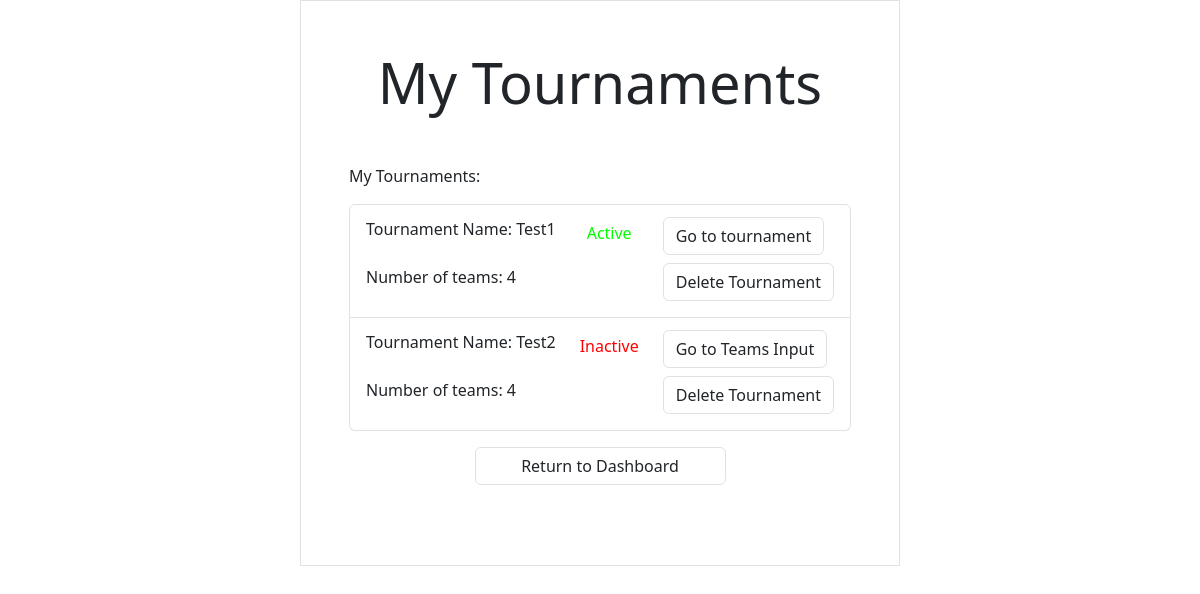
The page /myTournamentsPage (signed in) on the database as committed earlier.
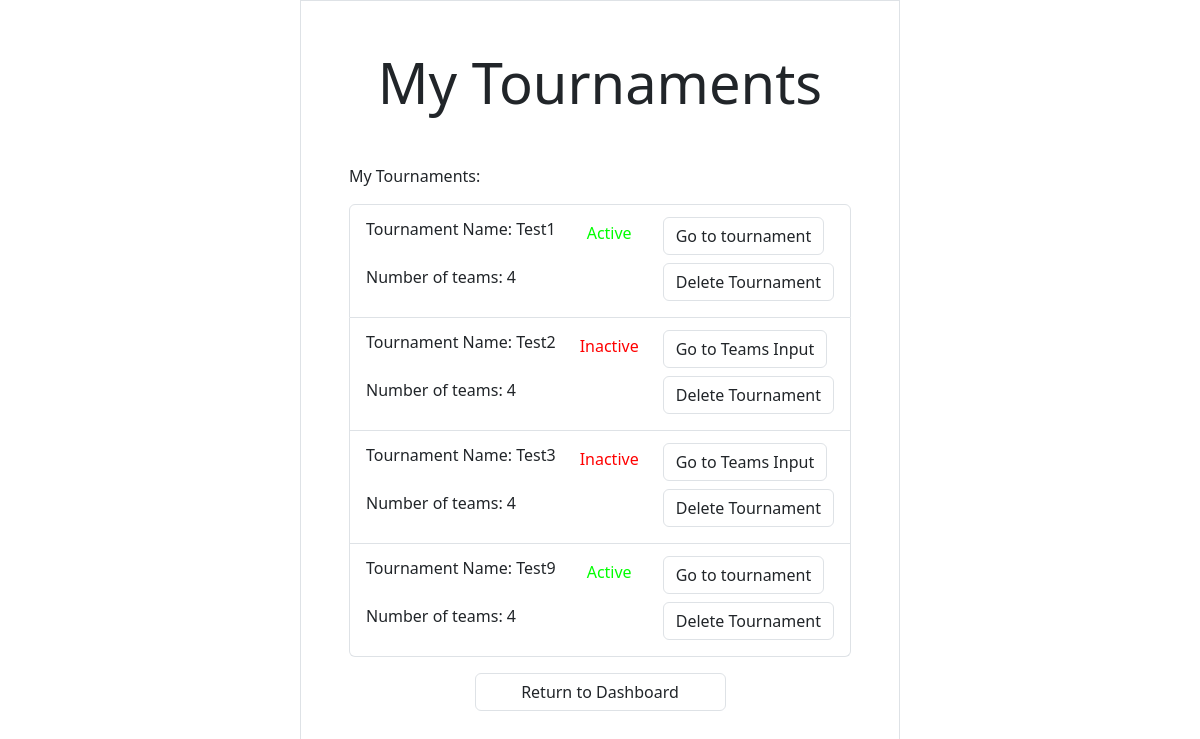
The same page on the database as committed later.
### tables this page shows
CREATE TABLE tournament (
                                    tournamentName PRIMARY KEY,
                                    username text,
                                    numTeams integer NOT NULL,
                                    active text,
                                    bracket text,
                                    viewCode text,
                                    roundStartTimes text,
                                    matchDuration text,
                                    breakLength text,
                                    matchScores text,
                                    FOREIGN KEY (username) REFERENCES user (username) 
                                        ON DELETE CASCADE,
                                    CHECK (length(TournamentName)>4 AND length(TournamentName)<30)
                            );

### routes/tournamentCreation.py (the view)
@myTournamentsPageBlueprint.route("/myTournamentsPage")
def myTournamentsPage():
    session["viewCodeInputError"] = ""
    session["Viewing"] = False
    db = DatabaseHandler("appData.db")
    results = db.getTournaments(session["currentUser"])
    return render_template("myTournaments.html", tournaments = results)

### database.py (called while the page is built)
    def getTournaments(self,currentUser):
        try:
            connection = sql.connect(self.name)
            cursor = connection.cursor()
            cursor.execute("""SELECT * FROM tournament WHERE username = ?;""",[currentUser])
            results = cursor.fetchall()
            connection.close()
            return results
        except Exception as e:
            connection.close()
            print(e)
            return False

### templates/myTournaments.html (shortened to what this page needs)
<!DOCTYPE html>
<html lang="en">
<head>
    <link href="https://cdn.jsdelivr.net/npm/bootstrap@5.3.3/dist/css/bootstrap.min.css" rel="stylesheet">
    <link rel = "stylesheet" href="static/styles.css" >
</head>
<body>
    <div class = "container border p-5 w-50">
        <h1 class = "display-4 text-center mb-5 text-dark">My Tournaments</h1>
        <div class = "mb-3">
            <label class = "text-dark mb-3">My Tournaments: </label><br>
            <ul class="list-group">
            {% for i in tournaments %}
            <li class="list-group-item" id = {{i[0]}}>
                <div style= "display: flex; justify-content: space-between;">
                    <div class="info">
                        <div class="my-1">
                            <p>Tournament Name: {{i[0]}}</p>
                        </div>
                        <div class="my-1">
                            <p>Number of teams: {{i[2]}}</p>
                        </div>
                    </div>
                    {% if i[3]=="true" %}
                    <div class="mt-2">
                        <p style="color:lime">Active</p>
                    </div>
                    {% else %}
                    <div class="mt-2">
                        <p style="color:red">Inactive</p>
                    </div>
                    {% endif %}
                    <div>
                        {% if i[3]=="true" %}
                        <form action = "/tournamentDashboardRedirect" method = "post">
                            <button class = "btn link-dark border my-1" name = "tournamentName" value = "{{i[0]}}">Go to tournament</button>
                        </form>
                        {% elif i[4] == None %}
                        <form action = "/teamsInputRedirect" method = "post">
                            <button class = "btn link-dark border my-1" name = "tournamentName" value = "{{i[0]}}">Go to Teams Input</button>
                        </form>
                        {% endif %}
                        <form action = "/deleteTournament" method = "post">
                            <button class = "btn link-dark border my-1" name = "deleteTournament" value = "{{i[0]}}">Delete Tournament</button>
                        </form>
                    </div>
                </div>
            </li>
            {% endfor %}
            </ul>
        </div>
        <div class = "text-center mb-3">
            <p><a class = "btn link-dark border mb-3 w-50" href = "/dashboard">Return to Dashboard</a></p>
        </div>
    </div>
</body>
</html>

Rows that differ between the two databases and show on the page:
added tournament: tournamentName "Test3", numTeams "4", active "Inactive"
added tournament: tournamentName "Test9", numTeams "4", active "Active"
